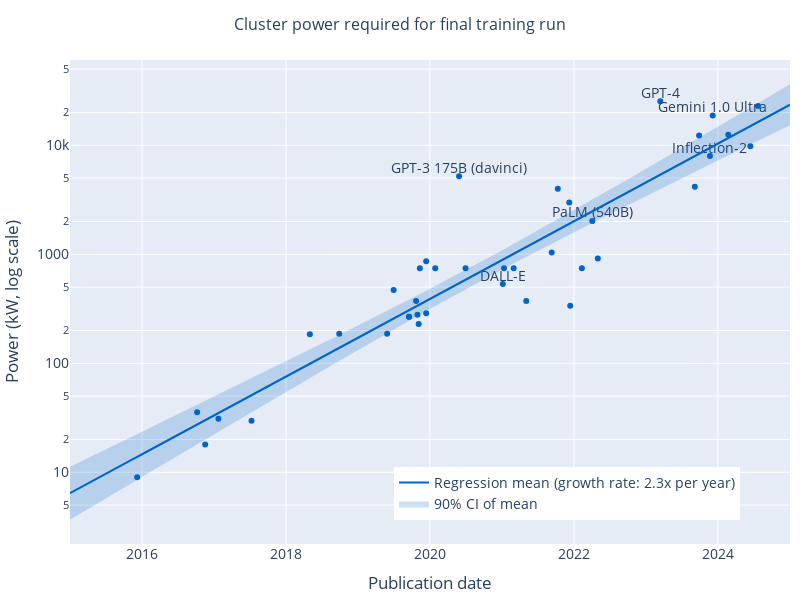

The code cell stored with this chart in its notebook:
### Markdown cell above
## Power plot

### Code cell
label_systems = ['GNMT', 'AlphaGo Master', 'AlphaGo Zero', 'AlphaZero', 'DALL-E', 'GPT-3 175B (davinci)', 'PaLM (540B)', 'Llama 2-70B', 'Falcon 180B', 'GPT-4', 'Gemini 1.0 Ultra', 'Inflection-2']

fig = px.scatter(
    filtered_component_cost_df,
    x='Publication date',
    y=power_col,
    log_y=True,
)

# Marker color
fig.update_traces(
    marker=dict(
        color='rgb(0,100,200)',
    ),
    selector=dict(mode='markers'),
)

fig.add_scatter(
    x=filtered_component_cost_df.loc[filtered_component_cost_df['Model'].isin(label_systems)]['Publication date'],
    y=filtered_component_cost_df.loc[filtered_component_cost_df['Model'].isin(label_systems)][power_col],
    text=filtered_component_cost_df.loc[filtered_component_cost_df['Model'].isin(label_systems)]['Model'],
    mode='text',
    showlegend=False,
)

# Shade in CI
fig.add_scatter(
    x=predicted_power_df['Publication date'],
    y=10**predicted_power_df['mean_ci_lower'],
    mode='lines',
    line=dict(width=0),
    showlegend=False,
)
fig.add_scatter(
    x=predicted_power_df['Publication date'],
    y=10**predicted_power_df['mean_ci_upper'],
    mode='lines',
    fill='tonexty',
    fillcolor='rgba(0,100,200,0.2)',
    line=dict(width=0),
    name='90% CI of mean',
)
fig.add_scatter(
    x=predicted_power_df['Publication date'],
    y=10**predicted_power_df['mean'],
    mode='lines',
    line=dict(color='rgb(0,100,200)'),
    name=f'Regression mean (growth rate: {10**power_reg_results.params[1]:.1f}x per year)',
)

fig.update_traces(textposition='top center')

# axis limits
fig.update_xaxes(range=[pred_start_date, pred_end_date])
# fig.update_xaxes(range=['2015-01-01', '2025-01-01'])  # manual
# fig.update_yaxes(range=[1, 6])

# legend on bottom-right of the axes
fig.update_layout(
    legend=dict(
        x=0.45,
        y=0.05,
    )
)

# axis labels
fig.update_xaxes(title_text='Publication date')
fig.update_yaxes(title_text='Power (kW, log scale)')

# title
fig.update_layout(title_text='Cluster power required for final training run')

# update size
fig.update_layout(
    autosize=False,
    width=800,
    height=600,
    title_font=dict(
        size=16,
    ),
    title_x=0.5,
)

# font size
fig.update_layout(
    font=dict(
        size=14,
    )
)

# margins
fig.update_layout(margin=dict(l=10, r=10, t=60, b=10))

save_plot(fig, results_dir, 'power_regression')

fig.show()
